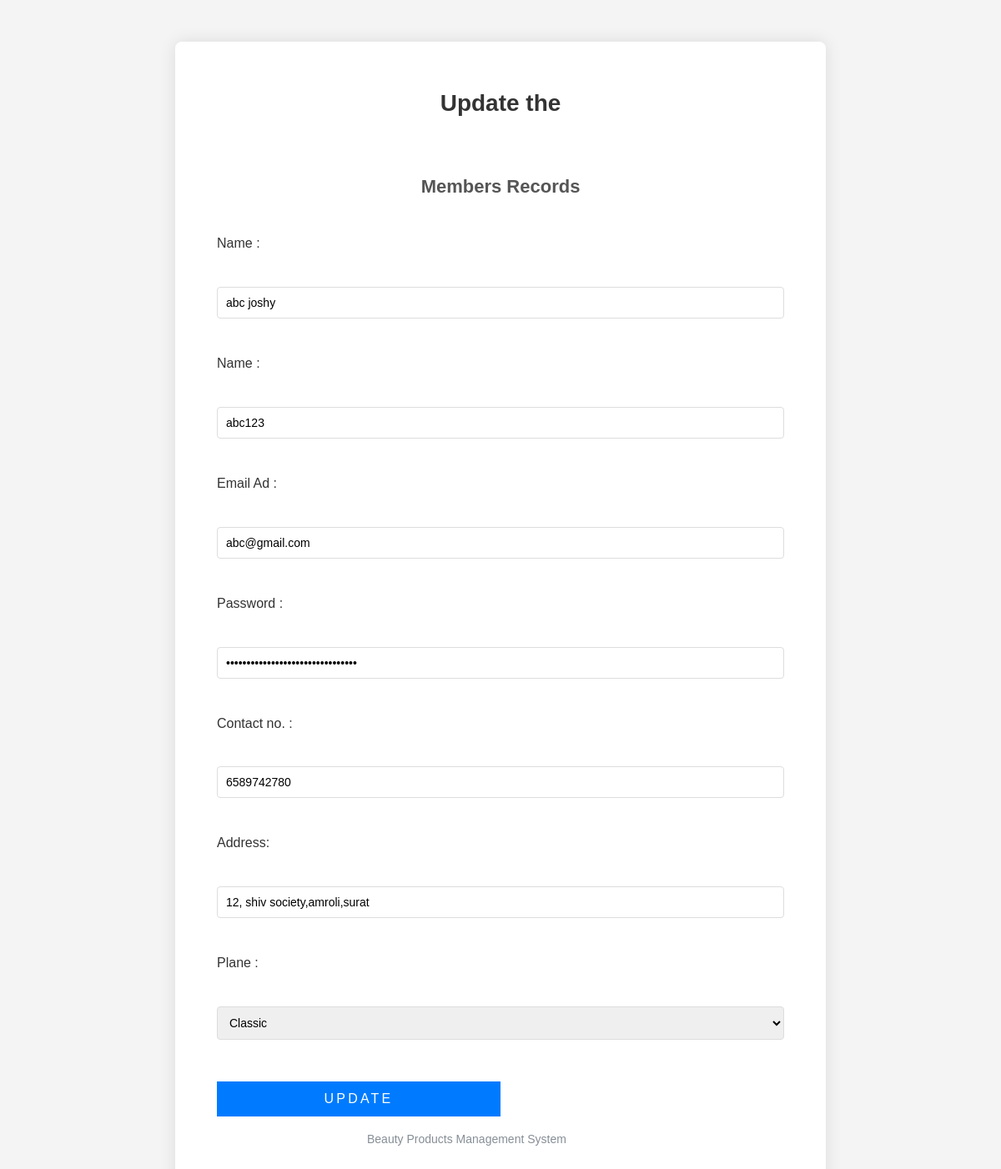
Page /admin/update.php?id=6 (signed in) on the committed database.
### tables this page shows
CREATE TABLE `register` (
  `id` int(11) NOT NULL,
  `fullname` varchar(50) DEFAULT NULL,
  `uname` varchar(50) DEFAULT NULL,
  `email` varchar(50) DEFAULT NULL,
  `password` varchar(100) DEFAULT NULL,
  `contact` varchar(50) DEFAULT NULL,
  `address` varchar(50) DEFAULT NULL,
  `plan` varchar(50) DEFAULT NULL
);

### admin/update.php (the view, shortened to what this page needs)
<?php
if (!isset($_SESSION['email'])) {
  header('location:logout.php');
  } else{
?>
<!DOCTYPE html>
<html lang="en">
<head>
    <link rel="stylesheet" href="style.css">
</head>
<body>
    <div class="container">
        <div class="table1">
            <h1 class="title"> Update the </h1>
            <div class="t-contect">
                <h1>Members Records</h1>
                <?php
                include "connection.php";
                $user_id = $_GET['id'];
                $sql = "select * from register where id='$user_id'";
                $result = mysqli_query($con, $sql);
                while ($row = mysqli_fetch_assoc($result)) {
                ?>
                    <form action="" method="post">
                        <p>
                            <label for="fname" class="name">Name :</label><br>
                            <input type="text" value="<?php echo $row['fullname']; ?>" name="fname">
                        </p>
                        <p>
                            <label for="fname" class="name">Name :</label><br>
                            <input type="text" value="<?php echo $row['uname']; ?>" name="uname">
                        </p>
                        <p>
                            <label for="email" class="name">Email Ad : </label> <br>
                            <input type="email" value="<?php echo $row['email']; ?>"  name="email">
                        </p>
                        <p>
                            <label for="pass" class="name">Password :</label><br>
                            <input type="password" value="<?php echo $row['password']; ?>" name="pass">
                        </p>
                        <p>
                            <label for="phone" class="name">Contact no. :</label> <br>
                            <input type="number" value="<?php echo $row['contact']; ?>" name="no">
                        </p>
                        <p>
                            <label for="phone" class="name">Address:</label> <br>
                            <input type="text" value="<?php echo $row['address']; ?>" name="ad">
                        </p>
                        <p>
                            <label for="gender" id="gen" class="name">Plane :</label><br>
                            <select name="plan" id="select" placeholder="" >
                                <option value="Classic">Classic</option>
                            </select>
                        </p>
                            <p>
                                <button type="submit" class="btn" value="" name="update">update</button>
                            </p>
                    </form>
                <?php
                }
                include "includes/footer.php";
                ?>
            </div>
        </div>
    </div>
</body>
</html>
<?php
  }
?>

### css/style.css (style rules this page uses)
html { overflow-x: hidden; }
body { background: #fff; font-family: "Open Sans", Arial, sans-serif; font-weight: 400; font-size: 15px; line-height: 1.8; color: #868e96; }
h1, h2, h3, h4, h5 { color: #000; }
.btn, .form-control { outline: none; -webkit-box-shadow: none !important; box-shadow: none !important; border-radius: 0px !important; }
.btn { font-size: 13px; text-transform: uppercase; letter-spacing: .2em; }
body { margin: 0; font-family: Arial, sans-serif; }

### admin/update.php (style rules this page uses)
body { font-family: 'Arial', sans-serif; background-color: #f4f4f4; margin: 0; padding: 0; }
.container { width: 60%; margin: 50px auto; padding: 30px; background-color: #ffffff; border-radius: 8px; box-shadow: 0 0 20px rgba(0, 0, 0, 0.1); }
.title { text-align: center; font-size: 28px; color: #333; margin-bottom: 20px; }
.t-contect { padding: 20px; }
h1 { text-align: center; font-size: 22px; color: #555; margin-bottom: 20px; }
form { display: flex; flex-direction: column; align-items: center; }
p { width: 100%; margin-bottom: 15px; }
.label, .name { font-size: 16px; color: #333; margin-bottom: 5px; display: block; }
input[type="text"], input[type="email"], input[type="password"], input[type="number"], select { width: 100%; padding: 10px; font-size: 14px; margin: 5px 0 10px; border: 1px solid #ddd; border-radius: 4px; box-sizing: border-box; transition: all 0.3s ease; }
.btn { width: 100%; padding: 12px; background-color: #007BFF; color: #ffffff; border: none; border-radius: 4px; font-size: 16px; cursor: pointer; transition: background-color 0.3s ease; text-align: center; }
select { cursor: pointer; }
button[type="submit"] { width: 50%; margin-top: 10px; }

### rows in the picture
register: fname "abc joshy", uname "abc123", email "abc@gmail.com", no "6589742780", ad "12, shiv society,amroli,surat"
